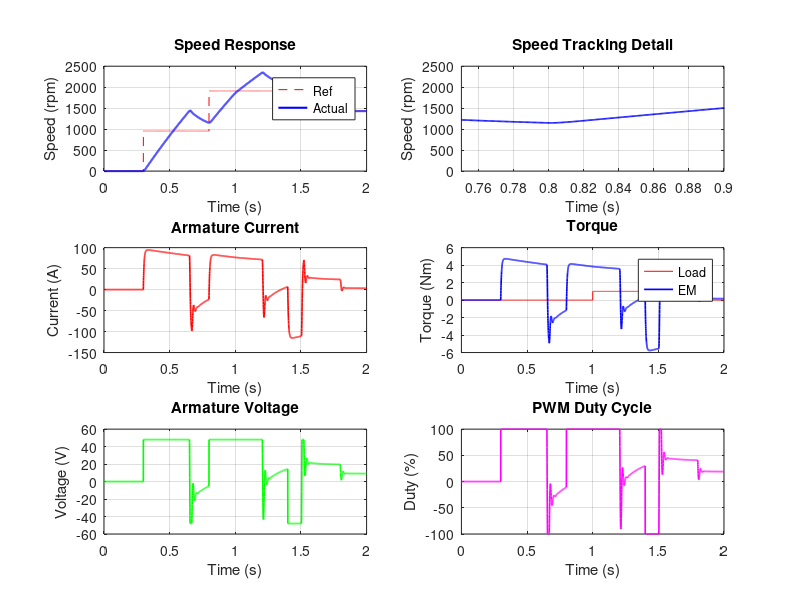

The MATLAB source for this figure:
%% 直流电机 PWM 调速仿真
% 功能：直流电机 PWM 驱动 + PI 转速闭环控制
% 兼容版本：MATLAB R2016b

clc; close all;

%% 电机参数
Ra = 0.5;                    % 电枢电阻 [Ohm]
La = 0.003;                  % 电枢电感 [H]
Ke = 0.05;                   % 反电动势系数 [V*s/rad]
Kt = 0.05;                   % 转矩系数 [Nm/A]
J = 0.01;                    % 转动惯量 [kg*m^2]
B = 0.001;                   % 摩擦系数 [Nm*s/rad]
Vdc = 48;                    % 直流母线电压 [V]

%% 仿真参数
Ts = 0.0005;                 % 仿真步长 [s]
T = 2.0;                     % 仿真时长 [s]
t = 0:Ts:T;                  % 时间向量
n = length(t);

%% PI 控制器参数
Kp = 0.8;                    % 比例增益
Ki = 5.0;                    % 积分增益

%% 参考转速和负载
w_ref = 0*(t<0.3) + 100*(t>=0.3 & t<0.8) + 200*(t>=0.8 & t<1.4) + 150*(t>=1.4);   % [rad/s]
TL = 1.0*(t>1.0 & t<1.8);                                                               % 负载转矩 [Nm]

%% 状态变量初始化
w = 0; ia = 0; ei = 0;

%% 日志预分配
w_log = zeros(1,n); ia_log = zeros(1,n);
va_log = zeros(1,n); duty_log = zeros(1,n);

%% 仿真主循环
for k = 1:n
    % PI 控制器
    e = w_ref(k) - w;
    ei = ei + e*Ts;
    duty = max(min(Kp*e + Ki*ei, 1), -1);

    % PWM 驱动
    Va = duty*Vdc;                                % 电枢电压 [V]
    Ea = Ke*w;                                    % 反电动势 [V]

    % 电流更新（前向欧拉法）
    ia = ia + (Va - Ra*ia - Ea)/La*Ts;           % 电枢电流 [A]

    % 转速更新（前向欧拉法）
    w = w + (Kt*ia - B*w - TL(k))/J*Ts;          % 角速度 [rad/s]

    % 记录日志
    w_log(k)=w*30/pi; ia_log(k)=ia; va_log(k)=Va; duty_log(k)=duty;
end

%% 绘图
figure('Position', [100 100 900 650]);

subplot(3,2,1);
plot(t, w_ref*30/pi, 'r--', t, w_log, 'b-', 'LineWidth', 1.5);
xlabel('Time (s)'); ylabel('Speed (rpm)');
legend('Ref', 'Actual'); grid on; title('Speed Response');

subplot(3,2,2);
plot(t, w_log, 'b-', 'LineWidth', 1.2); xlim([0.75 0.9]);
xlabel('Time (s)'); ylabel('Speed (rpm)');
grid on; title('Speed Tracking Detail');

subplot(3,2,3);
plot(t, ia_log, 'r-', 'LineWidth', 1.2);
xlabel('Time (s)'); ylabel('Current (A)');
grid on; title('Armature Current');

subplot(3,2,4);
plot(t, TL, 'r-', t, Kt*ia_log, 'b-', 'LineWidth', 1.2);
xlabel('Time (s)'); ylabel('Torque (Nm)');
legend('Load', 'EM'); grid on; title('Torque');

subplot(3,2,5);
plot(t, va_log, 'g-', 'LineWidth', 1.2);
xlabel('Time (s)'); ylabel('Voltage (V)');
grid on; title('Armature Voltage');

subplot(3,2,6);
plot(t, duty_log*100, 'm-', 'LineWidth', 1.2);
xlabel('Time (s)'); ylabel('Duty (%)');
grid on; title('PWM Duty Cycle');

%% 输出结果
fprintf('===== DC Motor PWM Speed Control =====\n');
fprintf('Speed error: %.1f rpm\n', abs(w_log(end)-w_ref(end)*30/pi));
fprintf('Peak current: %.2f A\n', max(abs(ia_log)));
